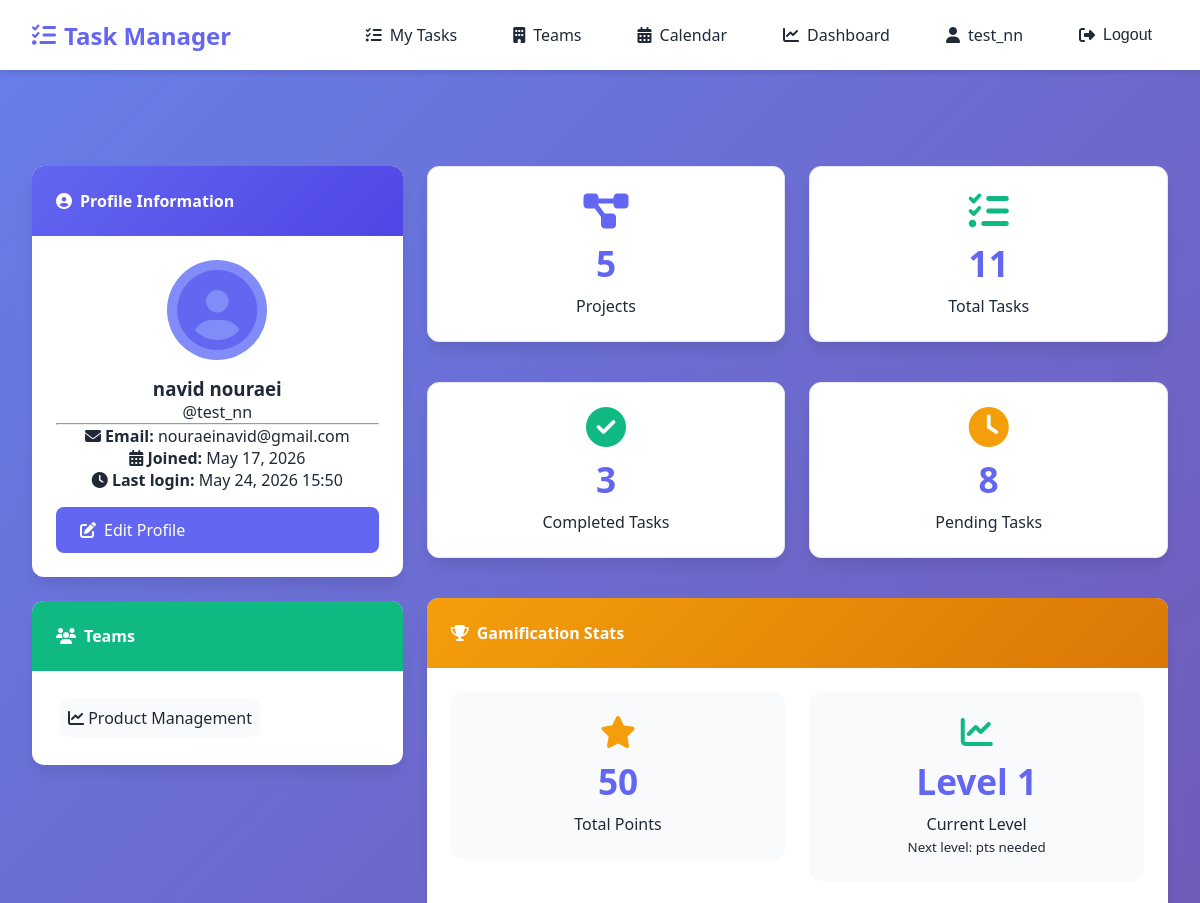
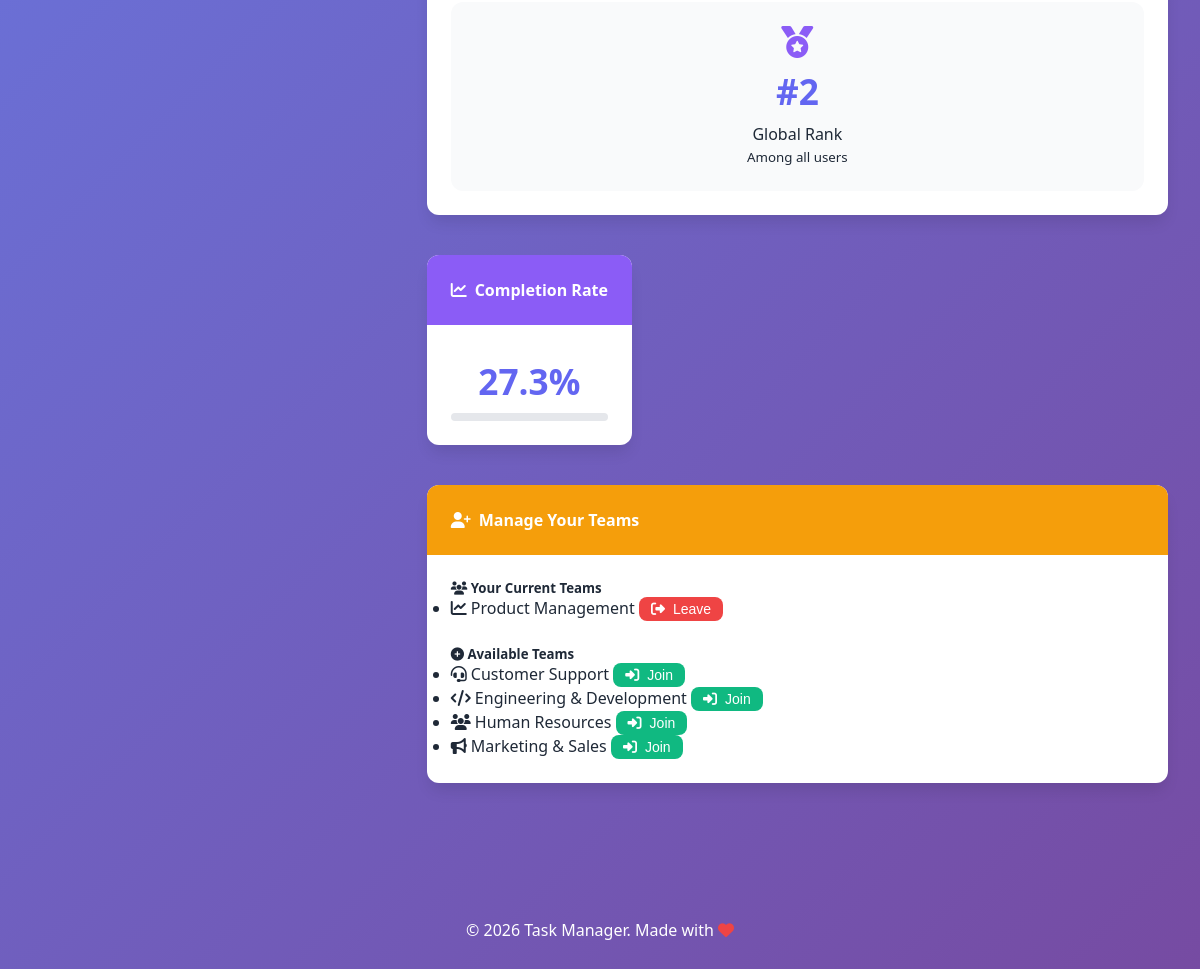
/accounts/profile/4/ (signed in), run on the app's committed database (2 pictures, top to bottom).
### tasks/models.py (models this page shows, shortened)
class Team(models.Model):
    name = models.CharField(max_length=100, unique=True)
    description = models.TextField(blank=True)
    members = models.ManyToManyField(User, related_name='teams', blank=True)
    created_at = models.DateTimeField(auto_now_add=True)
    icon = models.CharField(max_length=50, default='fas fa-users')
    class Meta:
        ordering = ['name']

### accounts/views.py (the view)
# urls.py: path('profile/<int:user_id>/', views.profile_view, name='profile'),
@login_required
def profile_view(request, user_id):
    user = get_object_or_404(User, id=user_id)
    user_projects = Project.objects.filter(
        Q(members=user) | Q(created_by=user)
    ).distinct()
    user_projects_count = user_projects.count()
    user_tasks = Task.objects.filter(
        Q(assigned_to=user) | Q(created_by=user)
    ).distinct()
    user_total_tasks = user_tasks.count()
    user_completed_tasks = user_tasks.filter(status=Task.Status.DONE).count()
    user_pending_tasks = user_total_tasks - user_completed_tasks
    user_completion_rate = round((user_completed_tasks / user_total_tasks * 100), 1) if user_total_tasks > 0 else 0
    user_profile = user.profile
    user_points = user_profile.points
    user_level = user_profile.level()
    user_tasks_completed = user_profile.total_tasks_completed
    user_rank = UserProfile.objects.filter(points__gt=user_points).count() + 1
    all_teams = Team.objects.all()
    user_teams = user.teams.all()
    if request.user == user:
        if request.method == 'POST':
            if 'add_team' in request.POST:
                team_id = request.POST.get('team_id')
                team = get_object_or_404(Team, id=team_id)
                if team not in user.teams.all():
                    user.teams.add(team)
                    team_members = team.members.all()
                    projects = Project.objects.filter(
                        Q(created_by__in=team_members) | Q(members__in=team_members)
                    ).distinct()
                    for project in projects:
                        if user not in project.members.all() and user != project.created_by:
                            project.members.add(user)
                    messages.success(request, f'You joined the {team.name} team and added to its projects!')
            elif 'remove_team' in request.POST:
                team_id = request.POST.get('team_id')
                team = get_object_or_404(Team, id=team_id)
                if team in user.teams.all():
                    user.teams.remove(team)
                    messages.success(request, f'You left the {team.name} team.')
    context = {
        'profile_user': user,
        'user_projects_count': user_projects_count,
        'user_total_tasks': user_total_tasks,
        'user_completed_tasks': user_completed_tasks,
        'user_pending_tasks': user_pending_tasks,
        'user_completion_rate': user_completion_rate,
        'user_teams': user_teams,
        'all_teams': all_teams,
        'user_points': user_points,
        'user_level': user_level,
        'user_tasks_completed': user_tasks_completed,
        'user_rank': user_rank,
    }
    return render(request, 'accounts/profile.html', context)

### templates/accounts/profile.html (shortened to what this page needs)
{% extends 'base.html' %}
{% load static %}
{% block content %}
<div class="row">
    <div class="col-md-4">
        <div class="card">
            <div class="card-header" style="background: linear-gradient(135deg, #6366f1, #4f46e5); color: white;">
                <h4><i class="fas fa-user-circle"></i> Profile Information</h4>
            </div>
            <div class="card-body text-center">
                <div class="profile-avatar" style="font-size: 5rem; color: var(--primary);">
                    <i class="fas fa-user-circle"></i>
                </div>
                <h3>{{ profile_user.get_full_name|default:profile_user.username }}</h3>
                <p class="text-muted">@{{ profile_user.username }}</p>
                <hr>
                <div class="text-start">
                    <p><i class="fas fa-envelope"></i> <strong>Email:</strong> {{ profile_user.email|default:"<span class='text-muted'>Not provided</span>" }}</p>
                    <p><i class="fas fa-calendar-alt"></i> <strong>Joined:</strong> {{ profile_user.date_joined|date:"F j, Y" }}</p>
                    <p><i class="fas fa-clock"></i> <strong>Last login:</strong> {{ profile_user.last_login|date:"F j, Y H:i" }}</p>
                </div>
                {% if user.id == profile_user.id %}
                    <div class="mt-3">
                        <a href="{% url 'accounts:profile_edit' %}" class="btn btn-primary w-100">
                            <i class="fas fa-edit"></i> Edit Profile
                        </a>
                    </div>
                {% endif %}
            </div>
        </div>
        <div class="card mt-3">
            <div class="card-header" style="background: #10b981; color: white;">
                <h4><i class="fas fa-users"></i> Teams</h4>
            </div>
            <div class="card-body">
                {% if user_teams %}
                    <div class="teams-list">
                        {% for team in user_teams %}
                            <div class="team-badge" style="display: inline-block; background: var(--light); padding: 0.5rem; border-radius: 8px; margin: 0.25rem;">
                                <i class="{{ team.icon }}"></i> {{ team.name }}
                            </div>
                        {% endfor %}
                    </div>
                {% else %}
                    <p class="text-muted text-center">Not a member of any team yet</p>
                {% endif %}
            </div>
        </div>
    </div>
    <div class="col-md-8">
        <div class="row">
            <div class="col-md-6">
                <div class="card stat-card-hover">
                    <div class="card-body text-center">
                        <i class="fas fa-project-diagram" style="font-size: 2.5rem; color: #6366f1;"></i>
                        <div class="stat-number">{{ user_projects_count }}</div>
                        <p class="text-muted">Projects</p>
                    </div>
                </div>
            </div>
            <div class="col-md-6">
                <div class="card stat-card-hover">
                    <div class="card-body text-center">
                        <i class="fas fa-tasks" style="font-size: 2.5rem; color: #10b981;"></i>
                        <div class="stat-number">{{ user_total_tasks }}</div>
                        <p class="text-muted">Total Tasks</p>
                    </div>
                </div>
            </div>
        </div>
        <div class="row mt-3">
            <div class="col-md-6">
                <div class="card stat-card-hover">
                    <div class="card-body text-center">
                        <i class="fas fa-check-circle" style="font-size: 2.5rem; color: #10b981;"></i>
                        <div class="stat-number">{{ user_completed_tasks }}</div>
                        <p class="text-muted">Completed Tasks</p>
                    </div>
                </div>
            </div>
            <div class="col-md-6">
                <div class="card stat-card-hover">
                    <div class="card-body text-center">
                        <i class="fas fa-clock" style="font-size: 2.5rem; color: #f59e0b;"></i>
                        <div class="stat-number">{{ user_pending_tasks }}</div>
                        <p class="text-muted">Pending Tasks</p>
                    </div>
                </div>
            </div>
        </div>
        <div class="row mt-3">
            <div class="col-md-12">
                <div class="card">
                    <div class="card-header" style="background: linear-gradient(135deg, #f59e0b, #d97706); color: white;">
                        <h4><i class="fas fa-trophy"></i> Gamification Stats</h4>
                    </div>
                    <div class="card-body">
                        <div class="row text-center">
                            <div class="col-md-4">
                                <div class="stat-box">
                                    <i class="fas fa-star" style="font-size: 2rem; color: #f59e0b;"></i>
                                    <div class="stat-number">{{ user_points }}</div>
                                    <p>Total Points</p>
                                </div>
                            </div>
                            <div class="col-md-4">
                                <div class="stat-box">
                                    <i class="fas fa-chart-line" style="font-size: 2rem; color: #10b981;"></i>
                                    <div class="stat-number">Level {{ user_level }}</div>
                                    <p>Current Level</p>
                                    <small>Next level: {{ user_level|add:100|add:"-"|add:user_points }} pts needed</small>
                                </div>
                            </div>
                            <div class="col-md-4">
                                <div class="stat-box">
                                    <i class="fas fa-medal" style="font-size: 2rem; color: #8b5cf6;"></i>
                                    <div class="stat-number">#{{ user_rank }}</div>
                                    <p>Global Rank</p>
                                    <small>Among all users</small>
                                </div>
                            </div>
                        </div>
                    </div>
                </div>
            </div>
        </div>
        <div class="row mt-3">
            <div class="col-md-12">
                <div class="card">
                    <div class="card-header" style="background: #8b5cf6; color: white;">
                        <h4><i class="fas fa-chart-line"></i> Completion Rate</h4>
                    </div>
                    <div class="card-body text-center">
                        <div class="stat-number">{{ user_completion_rate }}%</div>
                        <div class="progress mt-2">
                        </div>
                    </div>
                </div>
            </div>
        </div>
        {% if user.id == profile_user.id %}
            <div class="row mt-3">
                <div class="col-md-12">
                    <div class="card">
                        <div class="card-header" style="background: #f59e0b; color: white;">
                            <h4><i class="fas fa-user-plus"></i> Manage Your Teams</h4>
                        </div>
                        <div class="card-body">
                            <div class="row">
                                <div class="col-md-6">
                                    <h5><i class="fas fa-users"></i> Your Current Teams</h5>
                                    {% if user_teams %}
                                        <ul class="list-group">
                                            {% for team in user_teams %}
                                                <li class="list-group-item d-flex justify-content-between align-items-center">
                                                    <span><i class="{{ team.icon }}"></i> {{ team.name }}</span>
                                                    <form method="post" style="display: inline;">
                                                        <button type="submit" name="remove_team" class="btn btn-danger btn-sm">
                                                            <i class="fas fa-sign-out-alt"></i> Leave
                                                        </button>
                                                    </form>
                                                </li>
                                            {% endfor %}
                                        </ul>
                                    {% else %}
                                        <p class="text-muted">You haven't joined any teams yet.</p>
                                    {% endif %}
                                </div>
                                <div class="col-md-6">
                                    <h5><i class="fas fa-plus-circle"></i> Available Teams</h5>
                                    <ul class="list-group">
                                        {% for team in all_teams %}
                                            {% if team not in user_teams %}
                                                <li class="list-group-item d-flex justify-content-between align-items-center">
                                                    <span><i class="{{ team.icon }}"></i> {{ team.name }}</span>
                                                    <form method="post" style="display: inline;">
                                                        <button type="submit" name="add_team" class="btn btn-success btn-sm">
                                                            <i class="fas fa-sign-in-alt"></i> Join
                                                        </button>
                                                    </form>
                                                </li>
                                            {% endif %}
                                        {% endfor %}
                                    </ul>
                                </div>
                            </div>
                        </div>
                    </div>
                </div>
            </div>
        {% endif %}
    </div>
</div>
{% endblock %}

### templates/base.html (shortened to what this page needs)
{% load static %}
<!DOCTYPE html>
<html lang="en">
<head>
    <link rel="stylesheet" href="https://cdnjs.cloudflare.com/ajax/libs/font-awesome/6.5.1/css/all.min.css">
    <link rel="stylesheet" href="{% static 'css/style.css' %}">
</head>
<body>
    <nav class="navbar">
        <div class="navbar-container">
            <a class="navbar-brand" href="/">
                <i class="fas fa-tasks"></i>
                Task Manager
            </a>
            <div class="navbar-menu">
                {% if user.is_authenticated %}
                    <a class="nav-link" href="{% url 'tasks:my_tasks' %}">
                        <i class="fas fa-list-check"></i>
                        My Tasks
                    </a>
                    <a class="nav-link" href="{% url 'tasks:team_list' %}">
                        <i class="fas fa-building"></i>
                        Teams
                    </a>
                    <a class="nav-link" href="{% url 'tasks:calendar' %}">
                        <i class="fas fa-calendar-alt"></i>
                        Calendar
                    </a>
                    <a class="nav-link" href="{% url 'tasks:dashboard' %}">
                        <i class="fas fa-chart-line"></i>
                        Dashboard
                    </a>
                    <a class="nav-link" href="{% url 'accounts:profile' user.id %}">
                        <i class="fas fa-user"></i>
                        {{ user.username }}
                    </a>
                    <form method="post" action="{% url 'accounts:logout' %}" style="display: inline;">
                        <button type="submit" class="nav-link btn-logout">
                            <i class="fas fa-sign-out-alt"></i>
                            Logout
                        </button>
                    </form>
                {% endif %}
            </div>
        </div>
    </nav>
    <div class="container">
    </div>
    <main class="container">
        {% block content %}
        {% endblock %}
    </main>
    <footer class="footer">
        <p>&copy; 2026 Task Manager. Made with <i class="fas fa-heart" style="color: #ef4444;"></i></p>
    </footer>
</body>
</html>

### data on the page
Team: name "Product Management"
Team: name "Customer Support"
Team: name "Engineering & Development"
Team: name "Human Resources"
Team: name "Marketing & Sales"

### other printed values
{{ user.username }} "test_nn"
{{ profile_user.get_full_name|default:profile_user.username }} "navid nouraei"
{{ profile_user.username }} "test_nn"
{{ profile_user.date_joined|date:"F j, Y" }} "May 17, 2026"
{{ profile_user.last_login|date:"F j, Y H:i" }} "May 24, 2026 15:50"
{{ user_projects_count }} "5"
{{ user_total_tasks }} "11"
{{ user_completed_tasks }} "3"
{{ user_pending_tasks }} "8"
{{ user_points }} "50"
{{ user_level }} "1"
{{ user_rank }} "2"
{{ user_completion_rate }} "27.3"
